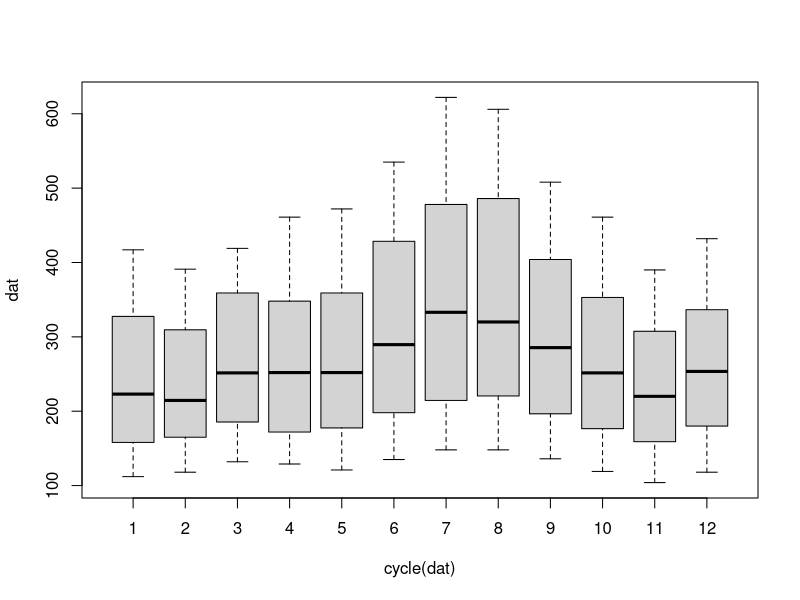
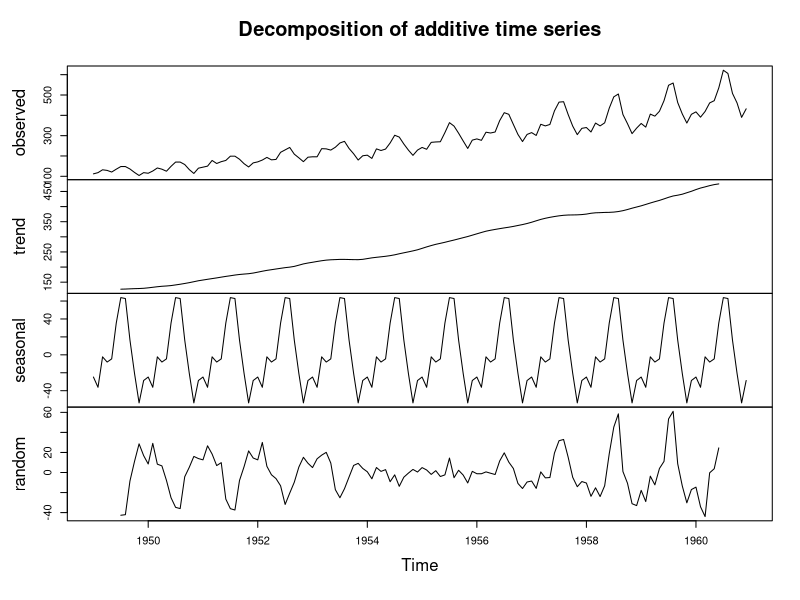
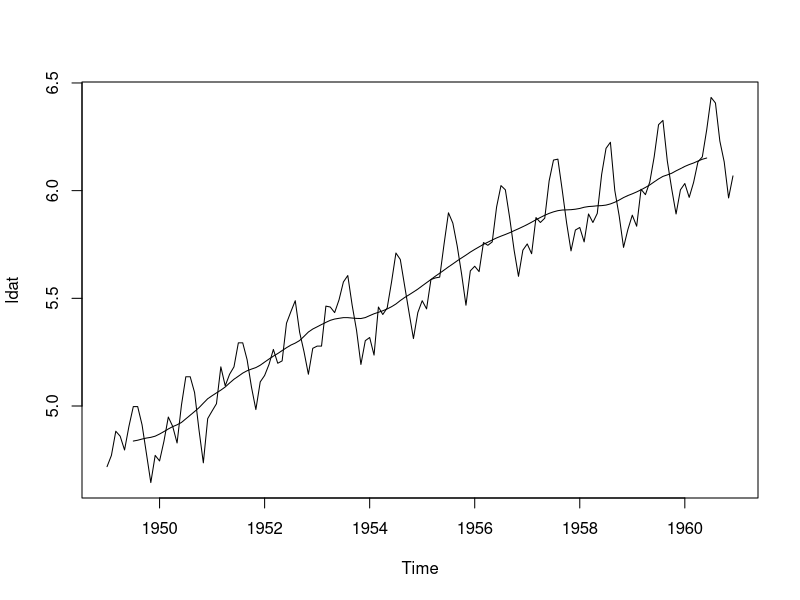
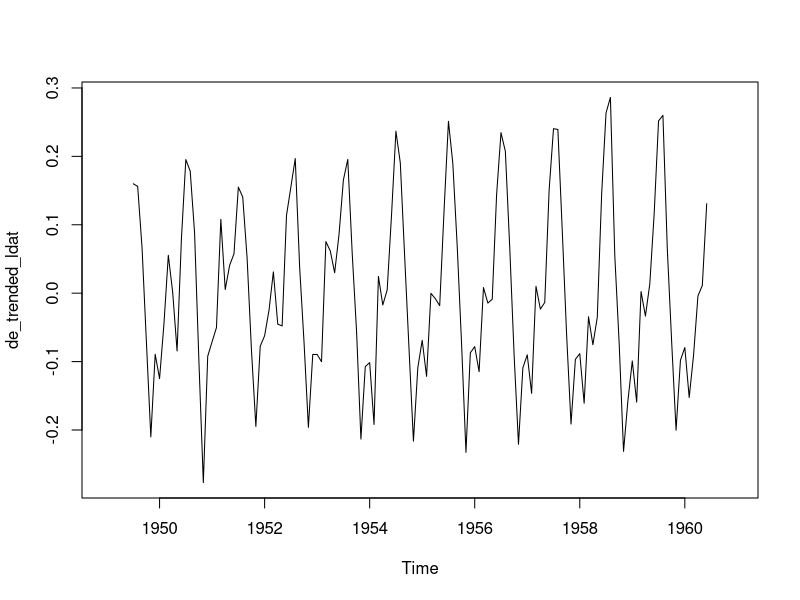
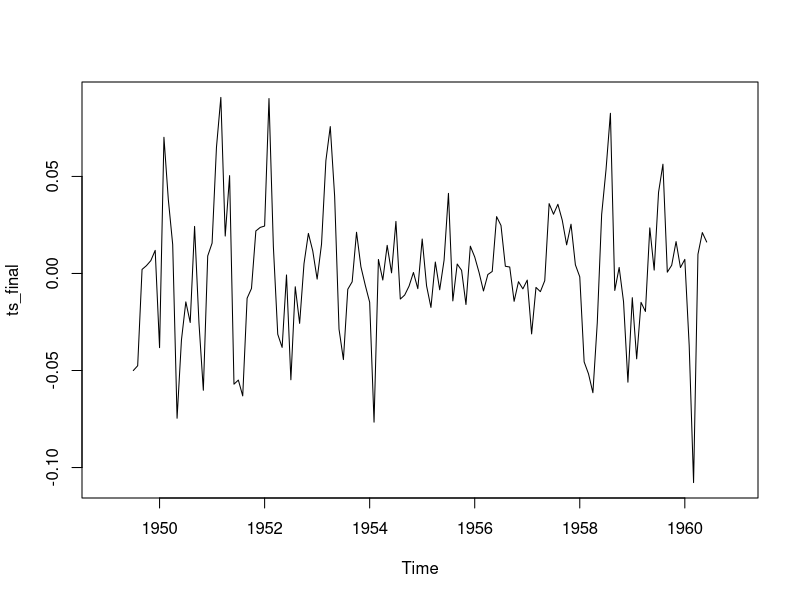
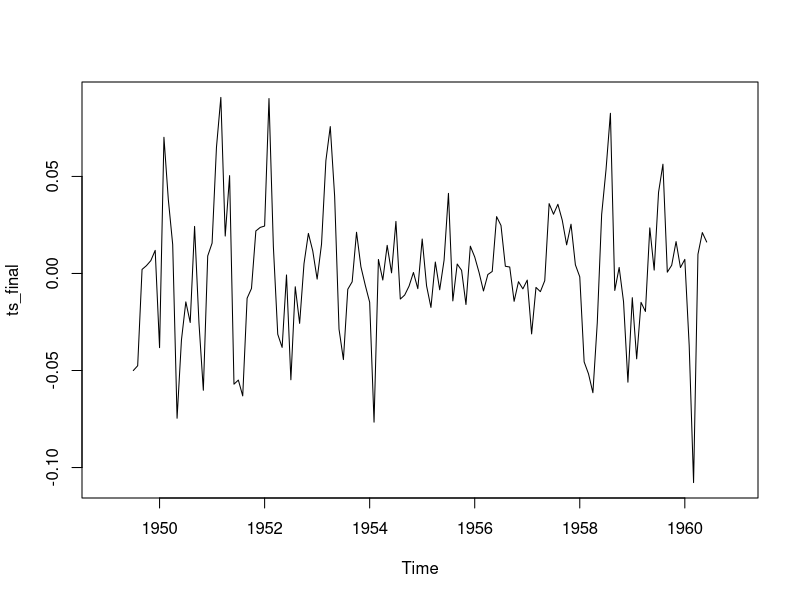
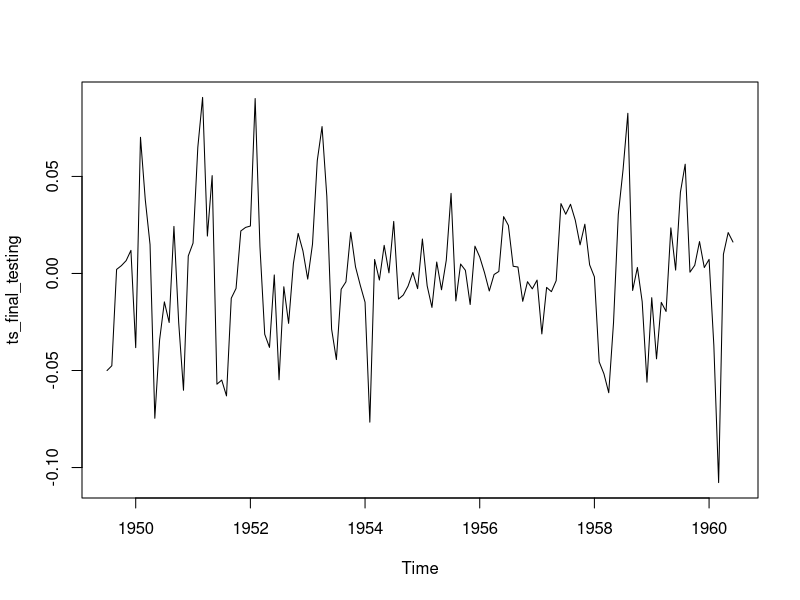
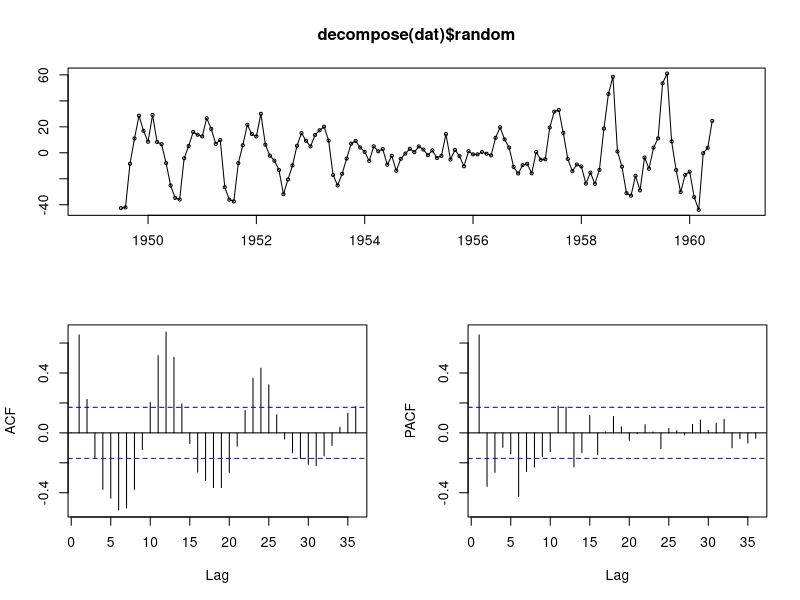

The R source for these figures, in order:
library(tseries)
library(zoo)
library(forecast)

data("AirPassengers")
dat <- AirPassengers

# Is there seasonality in the data? Provide supportive analysis. --------------
boxplot(dat ~ cycle(dat)) # indicates presence of seasonality
plot(decompose(dat))

# remove unequal variance
ldat <- log(dat)
plot(ldat)

# De-trend the data
ldat_trend <- ma(ldat, order = 12, centre = T)
lines(ldat_trend)

# plot de-trended series; seasonal component still needs removing
de_trended_ldat <- ldat - ldat_trend
plot(de_trended_ldat)

# Calculate seasonal component
de_trended_ldat_matrix <- matrix(data = de_trended_ldat, nrow = 12, byrow = T)
seasonal_component <- colMeans(de_trended_ldat_matrix, na.rm = T)
seasonal_ts <- ts(rep(seasonal_component, 12), start = c(1949,1),
                  end = c(1960,12), frequency = 12)

# De-seasonalize the data
ts_final <- de_trended_ldat - seasonal_ts
plot(ts_final)
plot(ts_final)

ts_final_testing <- window(ts_final, start = c(1949,7), end = c(1960,6))
plot(ts_final_testing)
adf.test(ts_final_testing)
auto.arima(ts_final_testing)

# Order of integration required to make this series stationary? ---------------
nsdiffs(dat) # number of seasonal differences required to make the sereis stationary
ndiffs(dat) # number of first differences to make the series stationary

# ...also:

adf.test(dat) # rejects the NULL : Alternative hypothesis is of Stationarity
pp.test(dat) # rejects the NULL: Alternative hypothesis is of Stationarity
kpss.test(dat) # rejects the NULL : Alternative hypothesis is of Unit Root

# hence series is non-stationary

diff_dat <- diff(dat) # take the differenced series

adf.test(diff_dat) # rejects the NULL : Alternative hypothesis is of Stationarity
pp.test(diff_dat) # rejects the NULL : Alternative hypothesis is of Stationarity
kpss.test(diff_dat) # fails to reject the NULL hypothesis of Stationarity

# hence the differenced series is stationary. Order of Integration is 1.


# What is the value of p and q in the final model? ---------------------------
tsdisplay(decompose(dat)$random)
arima_model <- auto.arima(dat)
summary(arima_model) # p = 2, q = 1


# Value of the variable for the next 12 months? ----------------------

preds <- predict(arima_model, n.ahead = 12)

# First Plot
plot(dat, col = 'green', main = 'Actual vs ARIMA Model',
     ylab = 'Air Passengers', lwd = 3)
lines(arima_model$fitted, col = 'black', lwd = 3, lty = 2)
legend('topleft',legend = c('Actual','ARIMA Fit'), 
       col = c('green','black'), lwd = c(3,3), lty = c(1,2))


# Second Plot
ts.plot(dat,preds$pred, main = 'Actual vs ARIMA Predictions', col = c('green','black'), lty = c(1,2), lwd = c(3,3))
legend('topleft',legend = c('Actual Data','ARIMA Predictions'), 
       col = c('green','black'), lwd = c(3,3), lty = c(1,2))
